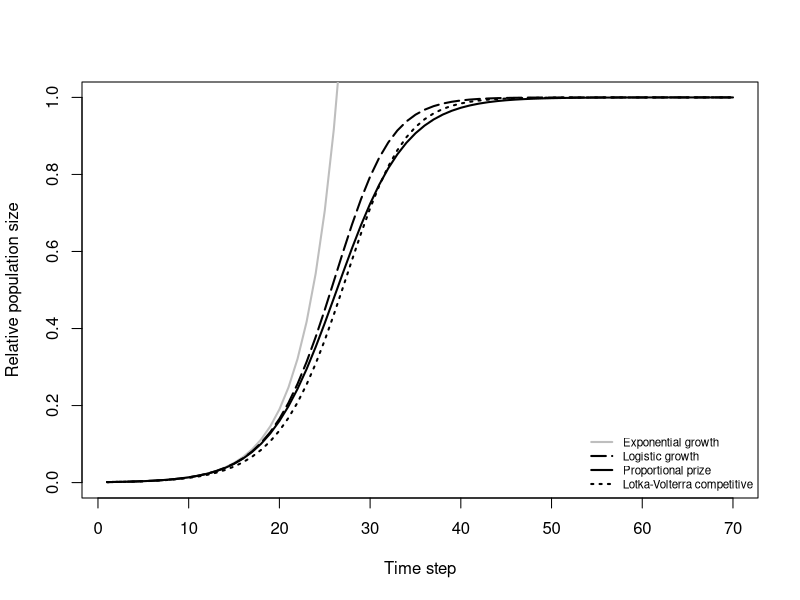

R code for this plot:
# 2019 10 30 I.Zliobaite

# experimental plot -- exponential growth, logistic growth, Lotka growth, Red Queen

W1 <- 1
S1 <- 1.3
S2 <- 1
E1 <- 1
E2 <- 999
EE <- E1 + E2

a_Lotka <- S1 - 1 - 0.25

cik <- 70

E_exp <- E1
E_log <- E1
E_Lotka <- E1
E_RQ <- E1



results_all <- c()

for (sk in 1:cik){
  E_exp <- E_exp*S1  
  E_log <- E_log + (S1-1)*E_log*(1 - E_log/EE)
  E_Lotka <- E_Lotka + (S1-1)*E_Lotka*(1 - E_Lotka/EE)*(1 - a_Lotka)
  E_RQ <- E_RQ*S1/(S1*E_RQ/EE + 1 - E_RQ/EE)
  results_all <- rbind(results_all,cbind(sk,E_exp/EE,E_log/EE,E_Lotka/EE,E_RQ/EE))
}
colnames(results_all) <- c('sk','E_exp','E_log','E_Lotka','E_RQ')

pdf('fig_FigA1.pdf',height = 4, width = 4.5)
plot(NA,NA,xlim = c(1,cik),ylim = c(0,1), xlab = 'Time step', ylab = 'Relative population size')
lines(results_all[,'E_exp'],col='grey', lwd = 2)
lines(results_all[,'E_log'],lty=5, lwd = 2)
lines(results_all[,'E_Lotka'],lty=3,col='black', lwd = 2)
lines(results_all[,'E_RQ'],lty=1, lwd = 2)
legend('bottomright',lwd = 2, col = c('gray','black','black','black'),lty = c(1,5,1,3),legend = c('Exponential growth','Logistic growth','Proportional prize','Lotka-Volterra competitive'),cex = 0.7, bty = 'n')
dev.off()
